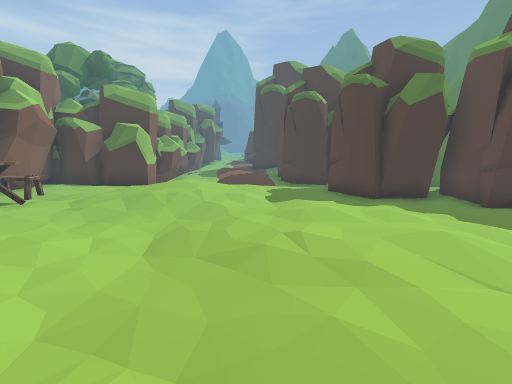
view 1 (above)

19 first-person views from a walk through a Unity game level. The camera is 1.3 m above the floor, tilts 10° down and sees 90° across. The floor is counted in squares, 1 m on a side. Each view is taken from the middle of a square. On the plan, view 1 faces up. The plan holds only what a view shows up to about 13 squares ahead; the rest is blank. The place goes on beyond the plan. The player character is not drawn. Some animated figures are left out. Some surface patterns are stand-ins.

view 2
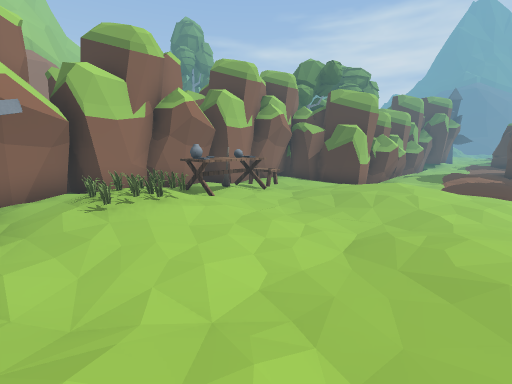

view 3
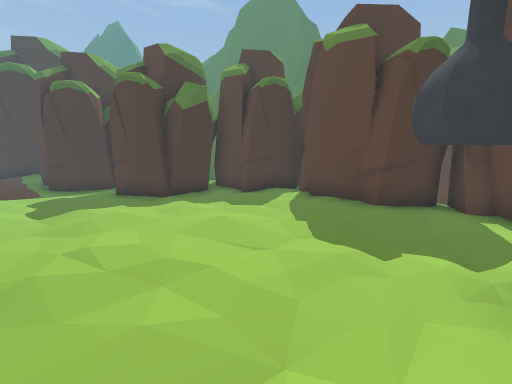

view 4
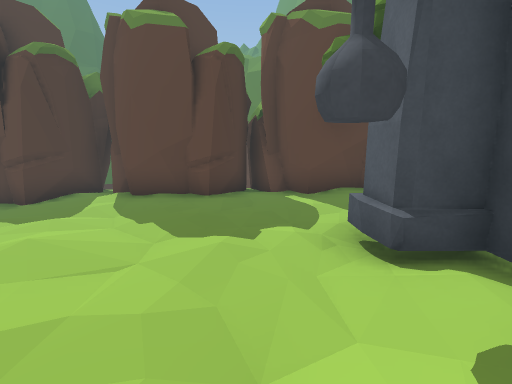

view 5
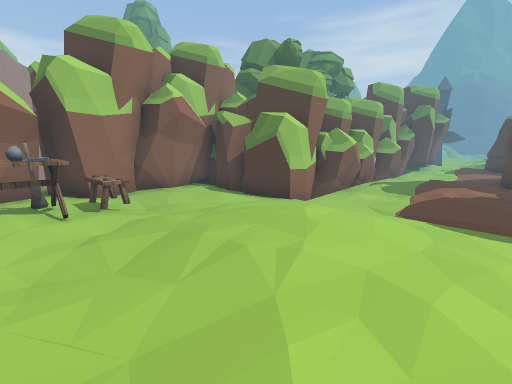

view 6
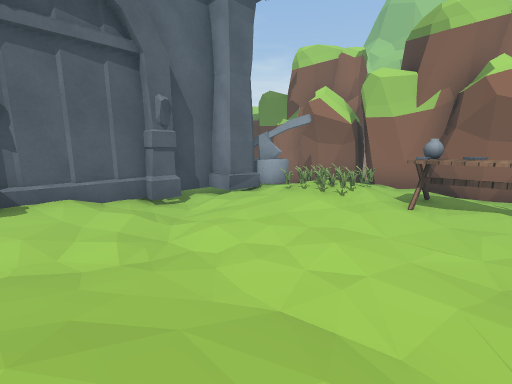

view 7
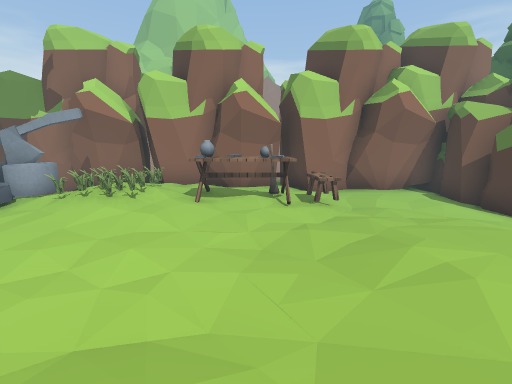

view 8
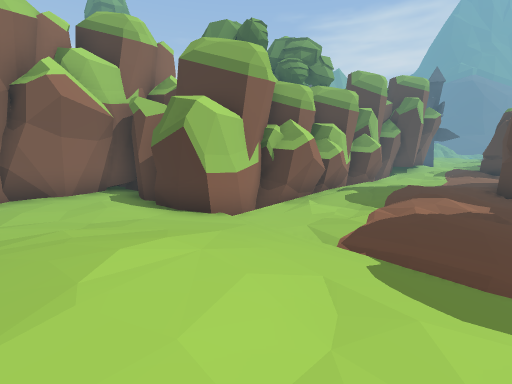

view 9
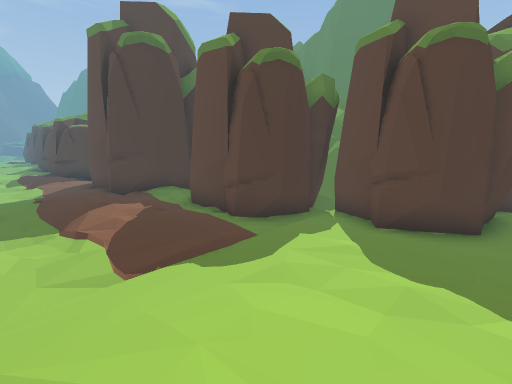

view 10
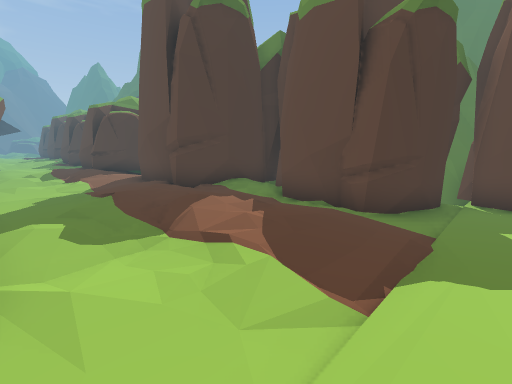

view 11
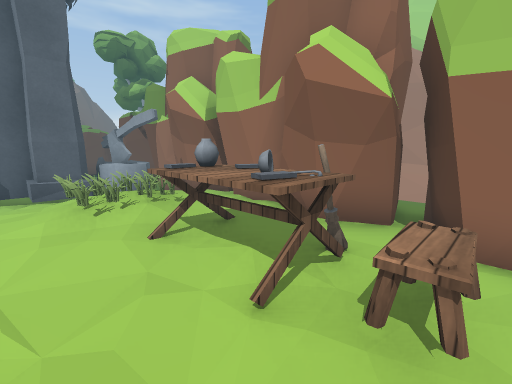

view 12
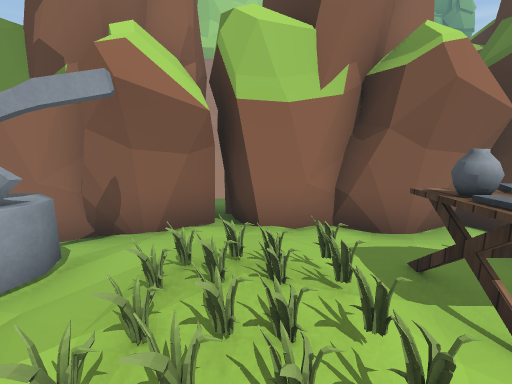

view 13
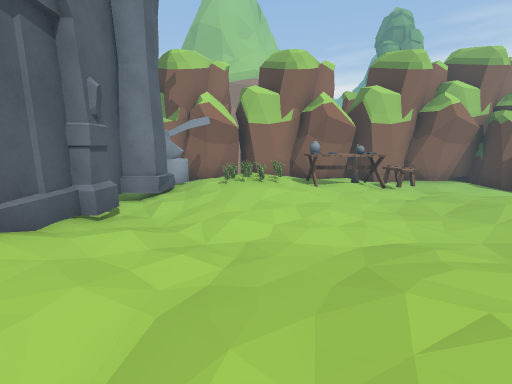

view 14
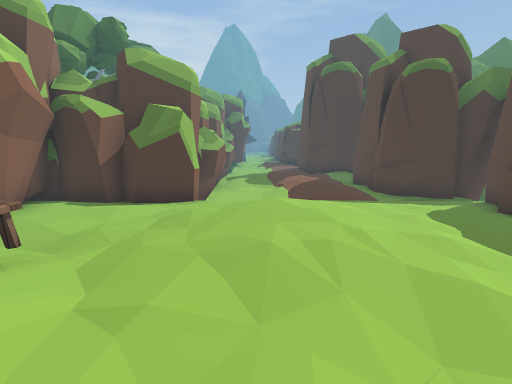

view 15
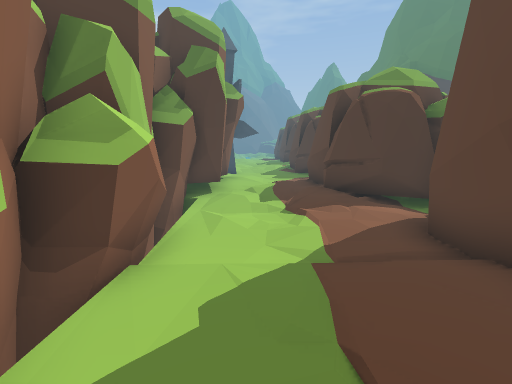

view 16
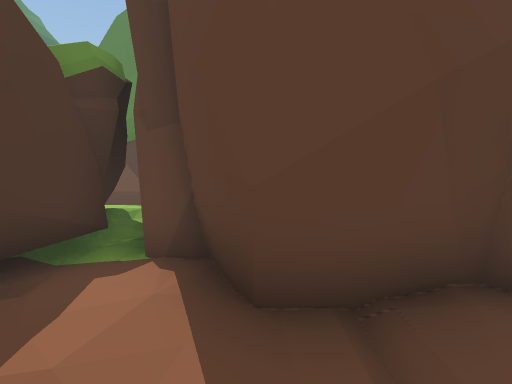

view 17
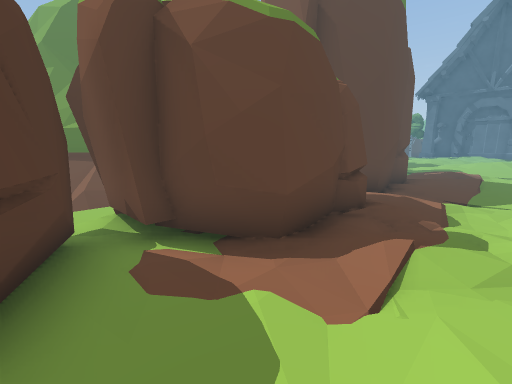

view 18
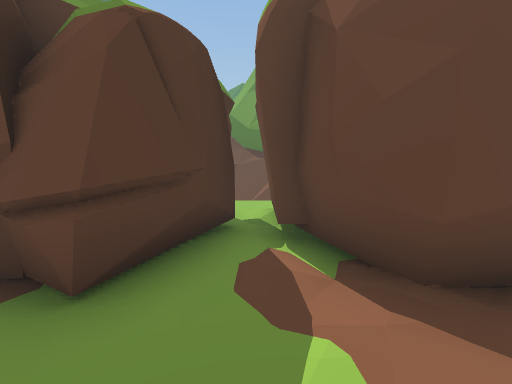

view 19
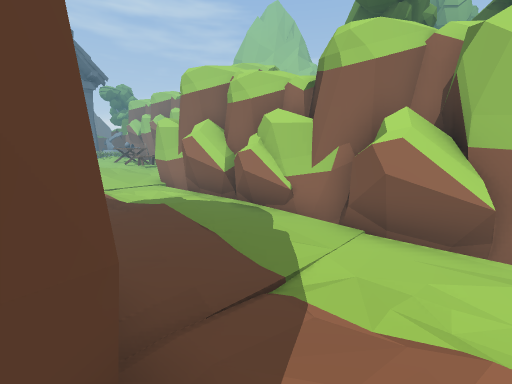

### Floor plan
Key: @ floor where view 1 was taken; # wall or solid block; . main floor; : floor 0.25 m higher than the main floor; - floor 0.25 m lower than the main floor; + floor 0.5 m higher than the main floor; / step, stairs or slope; = window, fence, low wall or low ledge; ^ raised ledge; v drop or lower ground; S stool; T table; A axe; H house; R tree; O other object.
Columns run from 18 left of view 1 to 10 right of it. Each row starts with its distance up from view 1.
 31                   OO
 30              OO..OOO
 29                ..OOOO  v-^#
 28               O....OOOv^^^
 27             O O..OOO   ^^#
 26             OOO..OOO O
 25             OOO//OOOOO^^^^
 24             OO--/OOOO ^^
 23       RR    OO--/.OO##
 22            OOO--...##
 21             OO---.##
 20            OOOO--/#
 19             OO--..#
 18            OOO--.:##
 17            OOO-/:..###O
 16             OO--.:.-OO
 15             OOO-/:/OOO
 14              O--/..OOOOO #
 13           OO O--...OOOOO=^^
 12           OOOO-------OOOO#^^
 11         OOOOOO-//.-/--OO  #
 10          OO...///...-OOO O
  9          OO...//:/..-OOOOOO
  8        O OO...::://.--OOOOO
  7        OOOO.S.:::://...-OOOO
  6         OOOSS:::/...:....OOO
  5  v      OOOTTT....::::..:OO
  4 ^#v      OO:TT:...:::::.OOO
  3 ^#       OO:OO::../::/.:OOO
  2         OOO+OO//...::.:.OOO
  1   v     OOO+OO//..........OOO
  0  ^=v     OOA#::./:@:H##/:OO
 -1          OOAA#:#HHH H#H:OOO
 -2          OO .H:     :H RO O
 -3           O
 -4          OO

Positions as (right, up) in squares from view 1, and headings:
1: (0, 0), facing up
2: (0, 0), facing up-left
3: (0, 0), facing up-right
4: (0, 1), facing right
5: (0, 5), facing up-left
6: (0, 5), facing down-left
7: (0, 5), facing left
8: (0, 8), facing up-left
9: (-3, 8), facing up-right
10: (-4, 11), facing up-right
11: (-4, 7), facing down-left
12: (-4, 2), facing left
13: (2, 2), facing left
14: (-3, 4), facing up
15: (-3, 17), facing up
16: (-2, 21), facing right
17: (-3, 29), facing down-right
18: (-3, 28), facing right
19: (0, 22), facing down-left
